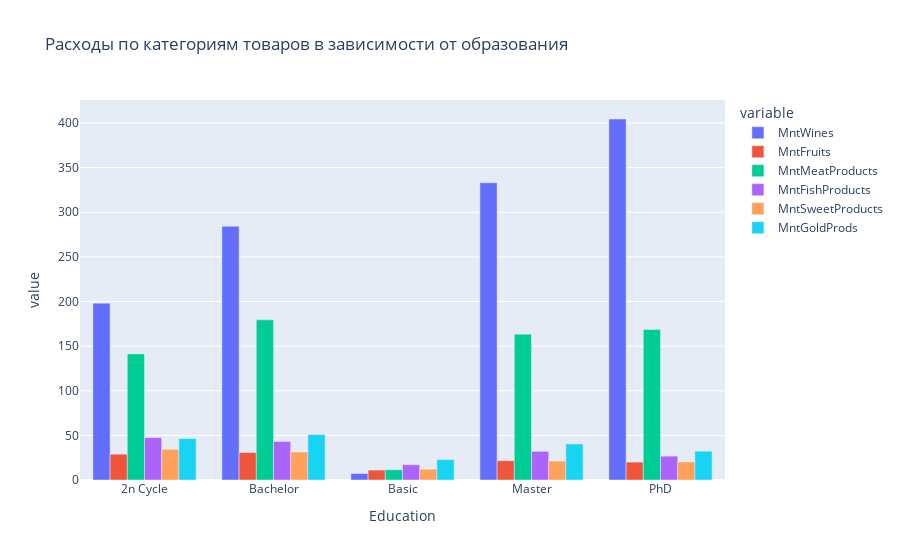

Notebook code cell kept with this figure:
### Code cell
# Анализирование расходов на категории товаров по образованию
px.bar(education_groups, x="Education",
              y=product_categories,
              barmode="group",
              title="Расходы по категориям товаров в зависимости от образования")

### Figure 1 — Plotly figure (JSON) as saved in the notebook; plotly's stock layout.template omitted (floating-point values rounded to 4 significant figures)
{"data": [{"alignmentgroup": "True", "hovertemplate": "variable=MntWines<br>Education=%{x}<br>value=%{y}<extra></extra>", "legendgroup": "MntWines", "marker": {"color": "#636efa", "pattern": {"shape": ""}}, "name": "MntWines", "offsetgroup": "MntWines", "orientation": "v", "showlegend": true, "textposition": "auto", "x": ["2n Cycle", "Bachelor", "Basic", "Master", "PhD"], "xaxis": "x", "y": [198.2, 284.3, 7.241, 333.1, 404.5], "yaxis": "y", "type": "bar"}, {"alignmentgroup": "True", "hovertemplate": "variable=MntFruits<br>Education=%{x}<br>value=%{y}<extra></extra>", "legendgroup": "MntFruits", "marker": {"color": "#EF553B", "pattern": {"shape": ""}}, "name": "MntFruits", "offsetgroup": "MntFruits", "orientation": "v", "showlegend": true, "textposition": "auto", "x": ["2n Cycle", "Bachelor", "Basic", "Master", "PhD"], "xaxis": "x", "y": [28.96, 30.77, 11.11, 21.65, 20.05], "yaxis": "y", "type": "bar"}, {"alignmentgroup": "True", "hovertemplate": "variable=MntMeatProducts<br>Education=%{x}<br>value=%{y}<extra></extra>", "legendgroup": "MntMeatProducts", "marker": {"color": "#00cc96", "pattern": {"shape": ""}}, "name": "MntMeatProducts", "offsetgroup": "MntMeatProducts", "orientation": "v", "showlegend": true, "textposition": "auto", "x": ["2n Cycle", "Bachelor", "Basic", "Master", "PhD"], "xaxis": "x", "y": [141.3, 179.5, 11.44, 163.4, 168.6], "yaxis": "y", "type": "bar"}, {"alignmentgroup": "True", "hovertemplate": "variable=MntFishProducts<br>Education=%{x}<br>value=%{y}<extra></extra>", "legendgroup": "MntFishProducts", "marker": {"color": "#ab63fa", "pattern": {"shape": ""}}, "name": "MntFishProducts", "offsetgroup": "MntFishProducts", "orientation": "v", "showlegend": true, "textposition": "auto", "x": ["2n Cycle", "Bachelor", "Basic", "Master", "PhD"], "xaxis": "x", "y": [47.48, 43.15, 17.06, 32.1, 26.73], "yaxis": "y", "type": "bar"}, {"alignmentgroup": "True", "hovertemplate": "variable=MntSweetProducts<br>Education=%{x}<br>value=%{y}<extra></extra>", "legendgroup": "MntSweetProducts", "marker": {"color": "#FFA15A", "pattern": {"shape": ""}}, "name": "MntSweetProducts", "offsetgroup": "MntSweetProducts", "orientation": "v", "showlegend": true, "textposition": "auto", "x": ["2n Cycle", "Bachelor", "Basic", "Master", "PhD"], "xaxis": "x", "y": [34.25, 31.37, 12.11, 21.18, 20.22], "yaxis": "y", "type": "bar"}, {"alignmentgroup": "True", "hovertemplate": "variable=MntGoldProds<br>Education=%{x}<br>value=%{y}<extra></extra>", "legendgroup": "MntGoldProds", "marker": {"color": "#19d3f3", "pattern": {"shape": ""}}, "name": "MntGoldProds", "offsetgroup": "MntGoldProds", "orientation": "v", "showlegend": true, "textposition": "auto", "x": ["2n Cycle", "Bachelor", "Basic", "Master", "PhD"], "xaxis": "x", "y": [46.4, 50.85, 22.83, 40.4, 32.31], "yaxis": "y", "type": "bar"}], "layout": {"xaxis": {"anchor": "y", "domain": [0.0, 1.0], "title": {"text": "Education"}}, "yaxis": {"anchor": "x", "domain": [0.0, 1.0], "title": {"text": "value"}}, "legend": {"title": {"text": "variable"}, "tracegroupgap": 0}, "title": {"text": "Расходы по категориям товаров в зависимости от образования"}, "barmode": "group"}}
